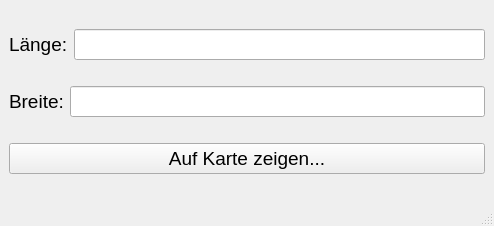
<?xml version="1.0" encoding="UTF-8"?>
<ui version="4.0">
 <class>MainWindow</class>
 <widget class="QMainWindow" name="MainWindow">
  <property name="geometry">
   <rect>
    <x>0</x>
    <y>0</y>
    <width>494</width>
    <height>226</height>
   </rect>
  </property>
  <property name="windowTitle">
   <string>MainWindow</string>
  </property>
  <widget class="QWidget" name="centralwidget">
   <layout class="QVBoxLayout" name="verticalLayout_2">
    <item>
     <layout class="QHBoxLayout" name="horizontalLayout_2">
      <item>
       <widget class="QLabel" name="label">
        <property name="font">
         <font>
          <pointsize>14</pointsize>
         </font>
        </property>
        <property name="text">
         <string>Länge:</string>
        </property>
       </widget>
      </item>
      <item>
       <widget class="QLineEdit" name="Laenge">
        <property name="font">
         <font>
          <pointsize>14</pointsize>
         </font>
        </property>
       </widget>
      </item>
     </layout>
    </item>
    <item>
     <layout class="QHBoxLayout" name="horizontalLayout">
      <item>
       <widget class="QLabel" name="label_2">
        <property name="font">
         <font>
          <pointsize>14</pointsize>
         </font>
        </property>
        <property name="text">
         <string>Breite:</string>
        </property>
       </widget>
      </item>
      <item>
       <widget class="QLineEdit" name="Breite">
        <property name="font">
         <font>
          <pointsize>14</pointsize>
         </font>
        </property>
       </widget>
      </item>
     </layout>
    </item>
    <item>
     <layout class="QVBoxLayout" name="verticalLayout">
      <item>
       <widget class="QPushButton" name="Button">
        <property name="font">
         <font>
          <pointsize>14</pointsize>
         </font>
        </property>
        <property name="text">
         <string>Auf Karte zeigen...</string>
        </property>
       </widget>
      </item>
     </layout>
    </item>
   </layout>
  </widget>
  <widget class="QMenuBar" name="menubar">
   <property name="geometry">
    <rect>
     <x>0</x>
     <y>0</y>
     <width>494</width>
     <height>24</height>
    </rect>
   </property>
  </widget>
  <widget class="QStatusBar" name="statusbar"/>
 </widget>
 <resources/>
 <connections/>
</ui>
